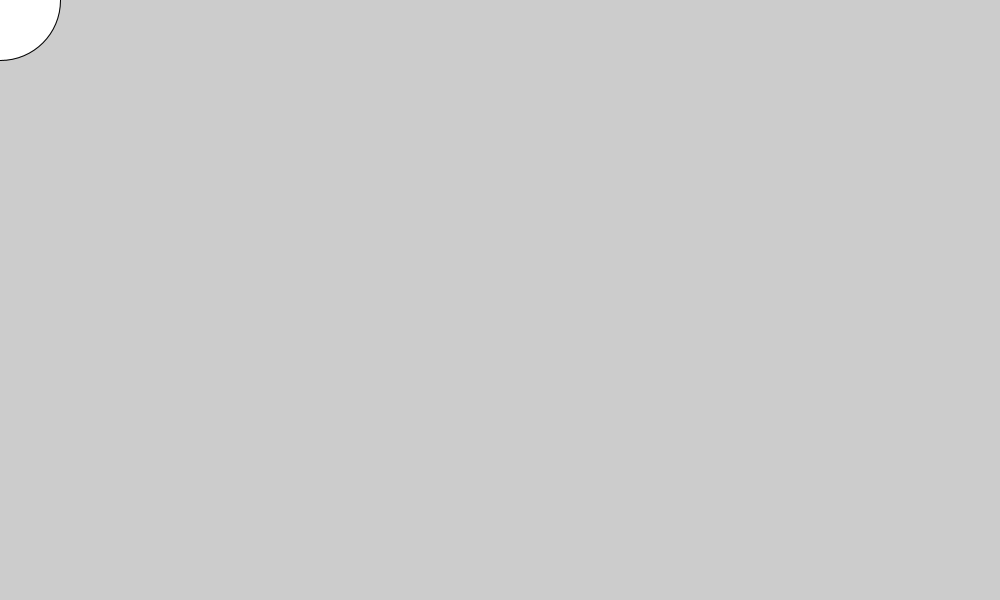
Frame 1 (no input)
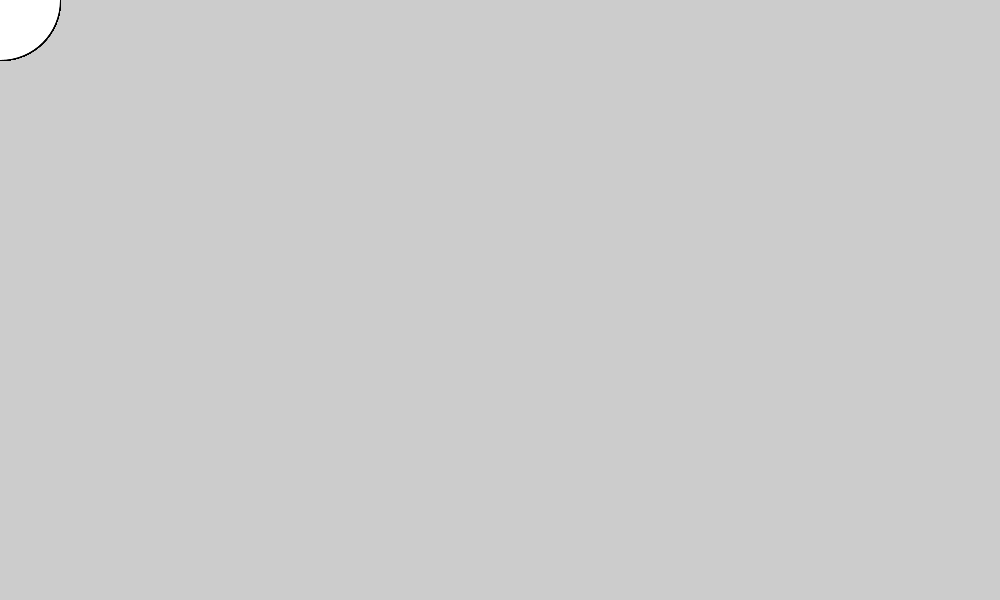
Frame 60 (the mouse pressed at the canvas centre just before this capture)
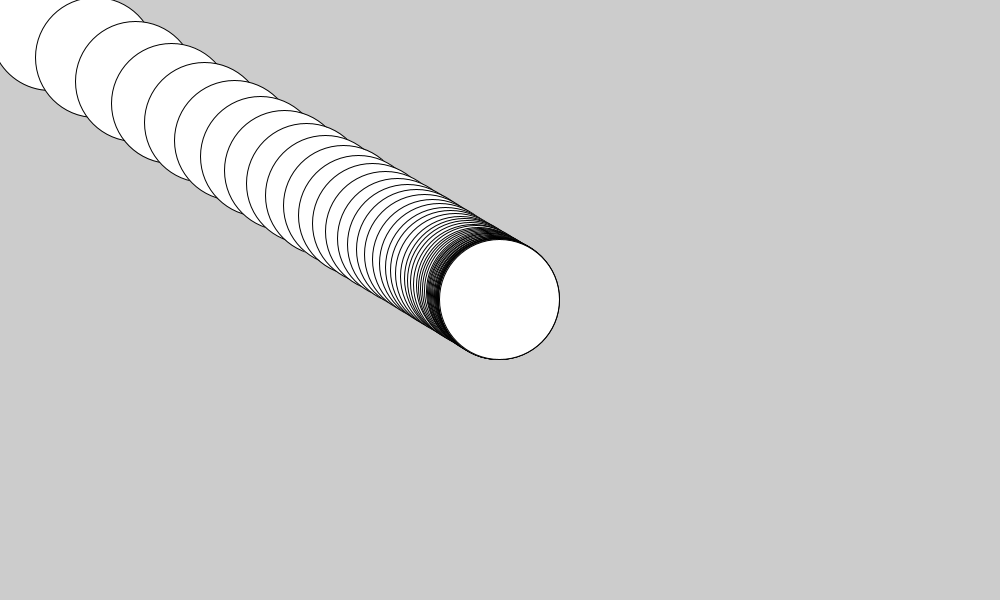
Frame 120 (the mouse held since frame 60 and released just before this capture)

The Processing sketch that drew these frames (run headless with seeded random() and noise(); from frame 60 on, the mouse is pressed at the canvas centre):

// Processing sketch: processing_105005
// ── processing_105005.pde

void setup() {
  //frameRate(20);
  size(1000,600);
 // background(0);
}

  //float seconds = 0;
  float x;
  float y;
  float easing=0.1;
  
  int brushWidth = 120;
  int brushHeight = 120;

  
  
void draw() {
  //seconds += 1.0/60.0;
  //seconds = seconds/60;
  //println(seconds);
  //background(0);
  //x = (mouseX * .5)+(width/4);
  //y = (mouseY * .5)+(height/4);
  //ellipse(x,y,50,50);
  
  float targetX = mouseX;
  x += (targetX - x) *easing;
 // ellipse(x,40,12,12);
  println(targetX + " : " + x);
 
  float targetY = mouseY;
  y += (targetY - y) *easing;
  ellipse(x,y,brushWidth,brushHeight);
/*  
 fill(255,0,0); // button to turn background red
  rect(10,10,50,50);
  if ((mouseX>10 && mouseX<60 && mouseY>10 && mouseY<60)){
    background(255,0,0);
  }
  
 fill(0,255,0); // button to turn background green
  rect(10,70,50,50);
  if ((mouseX>10 && mouseX<60 && mouseY>70 && mouseY<120)){
    background(0,255,0);
  }
  
 fill(0,0,255); // button to turn background blue
  rect(10,130,50,50);
  if ((mouseX>10 && mouseX<60 && mouseY>130 && mouseY<180)){
    background(0,0,255);
  }
  
  fill(255); //increase brush size
  rect(10,190,54,54);
  rect(10,190,52,52);
  rect(10,190,50,50);
  if ((mouseX>10 && mouseX<60 && mouseY>190 && mouseY<240)){
    brushWidth += 3;
    brushHeight += 3;
  }  
  fill(255); //decrease brush size
  rect(10,254,50,50);
  rect(10,254,48,48);
  rect(10,254,46,46);
  if ((mouseX>10 && mouseX<60 && mouseY>254 && mouseY<304)){
    brushWidth -= 3;
    brushHeight -= 3;
  }
  
  
  
  
 fill(255); //reset color
*/
}
